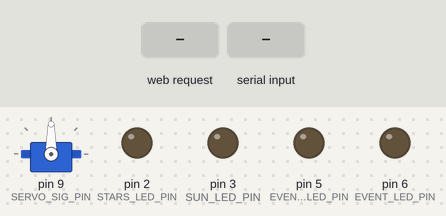
Simulated run of this sketch. Board: Arduino Uno, built with avr-gcc and run on an emulated ATmega328P. Shown: servo, output pins drawn as LEDs (lit = HIGH). The inputs (shaded band) are chosen by the test bench. WiFi joins after 1.5 s; servers stay silent unless stated; EEPROM starts erased; what the sketch prints to the serial monitor is not drawn.

Above: at 1.2 s.
1.3 s: HTTP request GET /D received
At 2.3 s:
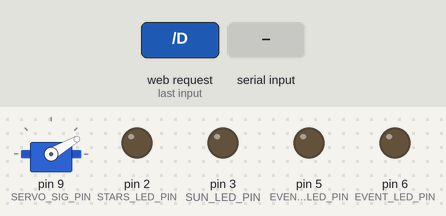
2.9 s: HTTP request GET /R received
At 3.5 s:
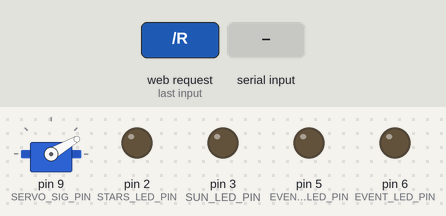
4.5 s: HTTP request GET /I received
At 5.7 s:
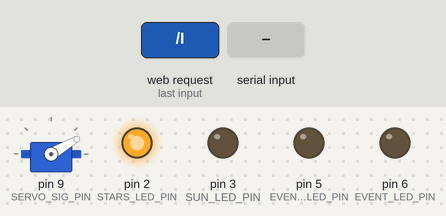
6.0 s: "+\n" received over Serial
At 6.3 s:
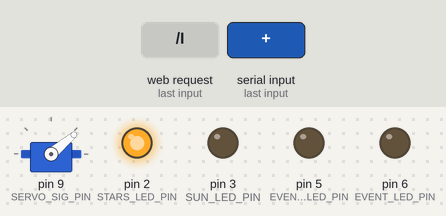
7.5 s: byte 45 ('-') received over Serial
At 8.6 s:
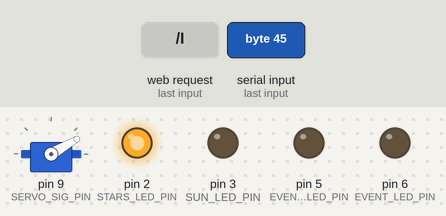
9.0 s: HTTP request GET /D received
At 10.6 s:
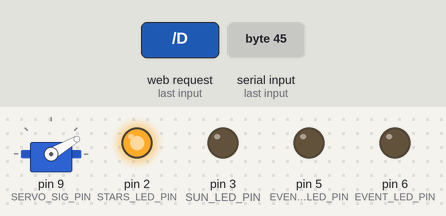
Timing chart, 0 to 11.6 s (numbered marks = the images above; inputs shaded):
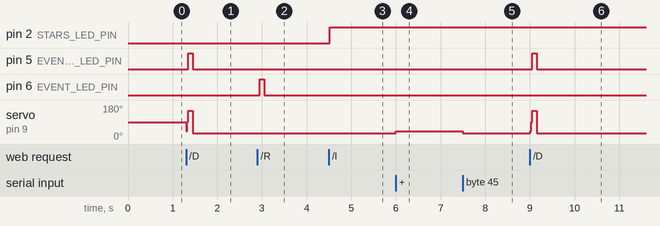

The sketch:

SunTestingBox.ino
```cpp
/*
 * DayNightSimulator - coded by A. Novati on 28/02/2024 - property of N3 S.r.l.
 *
 *
 *
 *
 *
 */
#include <EEPROM.h>
#include <Servo.h>

#include <Ethernet.h>
#include <SPI.h>

#define SERVO true
#define DEBUG_SERVO true
#define DEBUG_HTTP_REQUESTS false

#define SERVO_SIG_PIN 9
#define SUN_LED_PIN 3
#define EVENT_DET_LED_PIN 5 //Detection event pin
#define STARS_LED_PIN 2 // Define a pin for the non-dimmed LED, representing stars
#define EVENT_LED_PIN 6 // New LED for events

// Define sunrise and sunset times in seconds since midnight
#define DAY_SUNRISE_START     21600UL    // 6:00 AM
#define DAY_SUNRISE_STOP      25200UL    // 7:00 AM
#define DAY_SUNSET_START      64800UL    // 6:00 PM
#define DAY_SUNSET_STOP       68400UL    // 7:00 PM
#define END_OF_DAY            86400UL    // Define the end of the day in seconds

#define SERVO_START_POSITION  30          // default servo start position
#define SERVO_END_POSITION    150         // default servo end position

// Event handling
#define DEFAULT_EVENT_FALLOUT 100UL      // default event fallout

#define MAX_EVENT_BRIGHTNESS  50UL       // default event brightness
#define EVENT_DURATION        1000UL     // default event duration
#define EVENT_SPEED                 1.0f       // default speed

unsigned long currentMillis       = 0;
unsigned long event_duration      = 0;     // event default duration
unsigned long eventStartTime      = 0;     // Event timestamp
unsigned long eventDetStartTime   = 0;     // Detection event timestamp
unsigned long seconds             = 0;     // Current time in seconds
unsigned long previousMillis      = 0;     // Previous timestamp
unsigned long max_brightness      = 0;     //Maximum events brightness
float speed                       = 0.0f;  // Time progression speed

int brightness                    = 0;     // LED brightness level
bool eventTriggered               = false; // event mux
bool eventDetTriggered            = false; // detection event mux

// EEPROM addresses
const int addrSeconds = 0;                // Address for 'seconds'
const int addrSpeed = 4;                  // Address for 'speed', 4 bytes after 'seconds'
const int addrEventDuration = 8;          // Address for event_duration, assuming 'speed' takes 4 bytes at address 4
const int addrBrightness = 12;            // Address for addrBrightness

// Ethernet settings
byte mac[] = { 0xA8, 0x61, 0x0A, 0xAE, 0xDE, 0x80 };  // MAC address for your Ethernet shield

IPAddress ip(192, 168, 26, 77);                       // IP address for the Ethernet shield
IPAddress dns(192, 168, 27, 254);
IPAddress gateway(192, 168, 27, 254);
IPAddress subnet(255, 255, 254, 0);

EthernetServer server(80);                            // Initialize the Ethernet server library with the port to listen on
EthernetClient client;

#if SERVO
Servo event_servo;                                   // Create a servo object

#endif

void triggerEvent()
{
  if (!eventTriggered)
  {
    eventTriggered = true;
    eventStartTime = millis();
    Serial.println("Trigger event");
  }
}

void triggerDetEvent()
{
  if (!eventDetTriggered)
  {
    eventDetTriggered = true;
    eventDetStartTime = millis();
    Serial.println("Trigger detection event");
  }else
      Serial.println("Event discarded, another event is running.");

}

void handleEventLED()
{
  if (eventTriggered) {
    unsigned long  currentMillis = millis();
    unsigned long elapsedTime = currentMillis - eventStartTime;

    if (elapsedTime <= event_duration) {
      // Dim up the LED over the event_duration
      int event_brightness = map(elapsedTime, 0, event_duration, 0, max_brightness);
      analogWrite(EVENT_LED_PIN, event_brightness);
    } else if (elapsedTime <= event_duration + DEFAULT_EVENT_FALLOUT) {
      // Keep the LED on full brightness for the fallout duration
      analogWrite(EVENT_LED_PIN, max_brightness);
    } else {
      // Turn off the LED and reset eventTriggered flag
      analogWrite(EVENT_LED_PIN, 0);
      eventTriggered = false;
      Serial.println("Event end");
    }
  }
}

void handleDetEventLED()
{
  static int last_servo_pos = -1;

  if (eventDetTriggered)
  {
    unsigned long currentMillis = millis();
    unsigned long elapsedTime = currentMillis - eventDetStartTime;
    unsigned long full_duration = event_duration + DEFAULT_EVENT_FALLOUT;

    if (elapsedTime <= event_duration) {

      int event_brightness = map(elapsedTime, 0, event_duration, 0, max_brightness);
      analogWrite(EVENT_DET_LED_PIN, event_brightness);

      #if SERVO
      int servo_position = map(elapsedTime, 0, event_duration, SERVO_START_POSITION, SERVO_END_POSITION);

      if (servo_position != last_servo_pos){
        event_servo.write(servo_position);
        last_servo_pos = servo_position;
        if (DEBUG_SERVO)
          Serial.println(servo_position);
      }
      #endif


    } else if (elapsedTime <= full_duration) {
      // Keep the LED on full brightness for the fallout duration
       analogWrite(EVENT_DET_LED_PIN, max_brightness);

      #if SERVO
      //go to END position
      if (last_servo_pos != SERVO_END_POSITION){
        event_servo.write(SERVO_END_POSITION);
        last_servo_pos = SERVO_END_POSITION;
        if (DEBUG_SERVO)
          Serial.println(SERVO_END_POSITION);
      }
      #endif

    } else {
      // Turn off the LED and reset eventTriggered flag
      analogWrite(EVENT_DET_LED_PIN, 0);


      #if SERVO
       //go to START position

      if (last_servo_pos != SERVO_START_POSITION){
        event_servo.write(SERVO_START_POSITION);
        last_servo_pos = SERVO_START_POSITION;

        if (DEBUG_SERVO)
          Serial.println(SERVO_START_POSITION);
      }

      eventDetTriggered = false;

      #endif

      Serial.println("Detection event end");
    }
  }
}

void setup()
{
  Serial.begin(115200);
  while (!Serial);  // Aspetta che la seriale sia pronta

  pinMode(SUN_LED_PIN, OUTPUT);// Initialize the stars LED pin as an output
  pinMode(EVENT_DET_LED_PIN, OUTPUT); // Initialize the stars LED pin as an output
  pinMode(STARS_LED_PIN, OUTPUT); // Initialize the stars LED pin as an output
  pinMode(EVENT_LED_PIN, OUTPUT); // Initialize the stars LED pin as an output


  // Read 'seconds' and 'speed' from EEPROM
  EEPROM.get(addrSeconds, seconds);
  EEPROM.get(addrSpeed, speed);
  EEPROM.get(addrEventDuration, event_duration);
  EEPROM.get(addrBrightness, max_brightness);

  //at first run from eeprom comes 0.

  if ( speed == 0UL || speed > 100000UL)
      setSpeed(EVENT_SPEED);

  if ( event_duration == 0UL || event_duration>25000UL )
      setEventDuration(EVENT_DURATION);

  if ( max_brightness == 0UL || max_brightness>255 )
      setEventDuration(MAX_EVENT_BRIGHTNESS);

  // Start the Ethernet connection and the server
  Ethernet.begin(mac, ip, dns, gateway, subnet);
  server.begin();

  Serial.print("Server is at ");
  Serial.println(Ethernet.localIP());

  #if SERVO
  event_servo.attach(SERVO_SIG_PIN);
  #endif
}

void handleWebRequests ()
{
  // Listen for incoming clients
  client = server.available();
  if (client) {
    if (DEBUG_HTTP_REQUESTS)
      Serial.println("Client not null");
    String currentLine = "";
    while (client.connected()) {

      if (client.available()) {

        char c = client.read();
        if (DEBUG_HTTP_REQUESTS)
          Serial.write(c); // Print it to the Serial monitor
        if (c == '\n') { // New line character
          if (currentLine.length() == 0) {
            // HTTP request has ended, so send a response:
            client.println("HTTP/1.1 200 OK");
            client.println("Content-Type: text/plain");
            client.println(); // Required blank line before response body
            printStatusToClient();

            client.println("OK");
            break; // Exit the while loop
          } else {
            // Process the current line
            if (currentLine.startsWith("GET /R"))
                triggerEvent();
            else if (currentLine.startsWith("GET /D"))
                triggerDetEvent();
            else if (currentLine.startsWith("GET /S")) {
              int startPos = currentLine.indexOf("/S") + 2; // Find the start position of the speed value
              int endPos = currentLine.indexOf(" ", startPos); // Find the end of the speed value
              String speedStr = currentLine.substring(startPos, endPos); // Extract the speed value as a string
              float newSpeed = speedStr.toFloat(); // Convert the string to a float

              setSpeed(newSpeed);
            }
            else if (currentLine.startsWith("GET /E")) {

              int startPos = currentLine.indexOf("/E") + 2; // Find the start position of the event_duration value
              int endPos = currentLine.indexOf(" ", startPos); // Find the end of the event_duration value
              String durationStr = currentLine.substring(startPos, endPos); // Extract the event_duration value as a string
              unsigned long newEventDuration = durationStr.toInt(); // Convert the string to an unsigned long

              setEventDuration(newEventDuration);
            }
            else if (currentLine.startsWith("GET /I")) {
                int startPos = currentLine.indexOf("/I") + 2; // Find the start position of the seconds value
                int endPos = currentLine.indexOf(" ", startPos); // Find the end of the seconds value
                String secondsStr = currentLine.substring(startPos, endPos); // Extract the seconds value as a string
                unsigned long newSeconds = secondsStr.toInt(); // Convert the string to an unsigned long

                setTime(newSeconds);
            }else if (currentLine.startsWith("GET /B")) {
                int startPos = currentLine.indexOf("/B") + 2; // Find the start position of the seconds value
                int endPos = currentLine.indexOf(" ", startPos); // Find the end of the seconds value
                String secondsStr = currentLine.substring(startPos, endPos); // Extract the seconds value as a string
                unsigned long newValue = secondsStr.toInt(); // Convert the string to an unsigned long

                setMaxBrightness(newValue);
            }
            currentLine = ""; // Clear current line
          }
        } else if (c != '\r') {
          // Add character to current line
          currentLine += c;
        }
      }
    }
    // Close the connection:
    client.stop();
  }
}

void printStatusToClient()
{
  client.print("Time: ");
  client.println(seconds);
  client.print("Speed: ");
  client.println(speed);
  client.print("Event duration: ");
  client.println(event_duration);
  client.print("Event max brightness: ");
  client.println(max_brightness);

  if (eventTriggered)
    client.println("Event in progress");

  if (eventDetTriggered)
    client.println("Detection event in progress");

  if (Ethernet.linkStatus() == Unknown) {
    client.println("ETH Link status unknown. Link status detection is only available with W5200 and W5500.");
  }
  else if (Ethernet.linkStatus() == LinkON) {
    client.println("ETH Link status: On");
  }
  else if (Ethernet.linkStatus() == LinkOFF)
  {
    client.println("ETH Link status: Off");
  }
}

void printStatus()
{
  Serial.print("Time: ");
  Serial.println(seconds);
  Serial.print("Speed: ");
  Serial.println(speed);
  Serial.print("Event duration: ");
  Serial.println(event_duration);
  Serial.print("Event max brightness: ");
  Serial.println(max_brightness);

  if (eventTriggered)
    Serial.println("Event in progress");

  if (eventDetTriggered)
    Serial.println("Detection event in progress");

  if (Ethernet.linkStatus() == Unknown) {
    Serial.println("ETH Link status unknown. Link status detection is only available with W5200 and W5500.");
  }
  else if (Ethernet.linkStatus() == LinkON) {
    Serial.println("ETH Link status: On");
  }
  else if (Ethernet.linkStatus() == LinkOFF)
  {
    Serial.println("ETH Link status: Off");
  }
}
void setEventDuration (unsigned long newEventDuration){
  if (newEventDuration != event_duration) {
          event_duration = newEventDuration;
          EEPROM.put(addrEventDuration, event_duration); // Save new event_duration to EEPROM
          Serial.print("Event duration is set to:");
          Serial.println(event_duration);
        }else
          Serial.println("Event duration not changed");

}
void setSpeed(unsigned long newSpeed){
if (newSpeed != speed) { // Check if the speed has changed
          speed = newSpeed;
          EEPROM.put(addrSpeed, speed); // Save new speed to EEPROM
          Serial.print("New speed is set to:");
          Serial.println(speed);
        }else
          Serial.println("Speed not changed");

}

void setTime(unsigned long newSeconds){

if (newSeconds != seconds) { // Check if the seconds have changed
          seconds = newSeconds;
          EEPROM.put(addrSeconds, seconds); // Save new seconds to EEPROM
          Serial.print("Time is set to:");
          Serial.println(seconds);
        }else
          Serial.println("Time not changed");
}

void setMaxBrightness(unsigned long newBrightness)
{
  if (newBrightness != max_brightness)
  { // Check if the seconds have changed
    max_brightness = newBrightness;
    if (max_brightness>255)
      max_brightness = 255;

    if (max_brightness<0)
      max_brightness=0;

    EEPROM.put(addrBrightness, max_brightness); // Save new seconds to EEPROM
    Serial.print("Brightness is set to:");
    Serial.println(max_brightness);
  }else
    Serial.println("Brightness not changed");
}

void countSeconds()
{

  // Check if a second has passed, considering the speed factor
  if ( currentMillis - previousMillis >= (1000000.0f / speed )) {
    previousMillis = currentMillis;
    seconds++; // Increment the seconds counter based on the speed

    // Reset seconds to 0 after reaching the end of the day (END_OF_DAY seconds)
    if (seconds >= END_OF_DAY) {
      seconds = 0;
    }
  }
}

void handleSkyLeds()
{

  // LED dimming and control logic
  // Sunrise dimming logic
  if (seconds >= DAY_SUNRISE_START && seconds <= DAY_SUNRISE_STOP) {
    float progress = (float)(seconds - DAY_SUNRISE_START) / (DAY_SUNRISE_STOP - DAY_SUNRISE_START);
    brightness = (int)(progress * 255); // Scale progress to PWM range (0-255)
  }
  // Daytime logic
  else if (seconds > DAY_SUNRISE_STOP && seconds < DAY_SUNSET_START) {
    brightness = 255; // Full brightness
  }
  // Sunset dimming logic
  else if (seconds >= DAY_SUNSET_START && seconds <= DAY_SUNSET_STOP) {
    float progress = (float)(seconds - DAY_SUNSET_START) / (DAY_SUNSET_STOP - DAY_SUNSET_START);
    brightness = 255 - (int)(progress * 255); // Scale progress to PWM range (0-255)
  }
  // Nighttime logic
  else {
    brightness = 0; // LED off
  }

  // Additional LED control logic for the stars LED
  if ((seconds >= 0 && seconds <= DAY_SUNRISE_STOP) || (seconds >= DAY_SUNSET_START && seconds < END_OF_DAY)) {
    digitalWrite(STARS_LED_PIN, HIGH); // Turn the stars LED ON
  } else {
    digitalWrite(STARS_LED_PIN, LOW); // Turn the stars LED OFF
  }

  analogWrite(SUN_LED_PIN, brightness);
}

void handleSerialCommand()
{
   // Check for new speed value from Serial
  if (Serial.available() > 0)
  {
      String input = Serial.readStringUntil('\n');
      if (input.startsWith("R"))
      {
        triggerEvent();
      }
      else if (input.startsWith("D"))
      {
        triggerDetEvent();
      }
      else if (input.startsWith("E"))
      {
        int newEventDuration = input.substring(1).toInt();
        setEventDuration(newEventDuration);
      }
      else if (input.startsWith("S"))
      {
        float newSpeed = input.substring(1).toFloat();
        setSpeed(newSpeed);
      } else if (input.startsWith("I"))
      {
        unsigned long newSeconds = input.substring(1).toInt();
        setTime(newSeconds);
      }
      else if (input.startsWith("H"))
      {
        printStatus();
      }
      else if (input.startsWith("B"))
      {
        unsigned long newBrightness = input.substring(1).toInt();
        setMaxBrightness(newBrightness);
      }
      else
      {
         Serial.println("Command not recognized");
      }
  }
}

#if SERVO
const int STEP = 10;
int currentPosition = SERVO_START_POSITION;  // Partiamo da posizione centrale

void handleServo(){
  if (Serial.available() > 0) {
    char comando = Serial.read();

    if (comando == '+') {

      currentPosition += STEP;
      if (currentPosition > 180) currentPosition = 180;
      event_servo.write(currentPosition);
      Serial.print("→ Posizione aumentata: ");
      Serial.println(currentPosition);

    }
    else if (comando == '-') {

      currentPosition -= STEP;
      if (currentPosition < 0) currentPosition = 0;
      event_servo.write(currentPosition);
      Serial.print("← Posizione diminuita: ");
      Serial.println(currentPosition);
    }
    else {
      Serial.print("Comando non valido: ");
      Serial.println(comando);
    }
  }
}
 #endif
void loop()
{
  currentMillis = millis();

  countSeconds();

  handleSerialCommand();
  handleWebRequests();


  handleSkyLeds();
  handleEventLED(); // Call the function to handle the event LED logic
  handleDetEventLED(); // Call the function to handle the event LED logic
  handleServo();
}
```

Measured:
- after the input at 1.3 s, pin 5 (EVENT_DET_LED_PIN): LOW → HIGH after 0.05 s, → LOW 0.10 s later; servo on pin 9 (SERVO_SIG_PIN): 90° → 150° at once, → 30° 0.15 s later
- after the input at 2.9 s, pin 6 (EVENT_LED_PIN): LOW → HIGH after 0.05 s, → LOW 0.10 s later
- after the input at 4.5 s, pin 2 (STARS_LED_PIN): LOW → HIGH at once
- after the input at 6.0 s, servo on pin 9 (SERVO_SIG_PIN): 30° → 40° at once
- after the input at 7.5 s, servo on pin 9 (SERVO_SIG_PIN): 40° → 30° at once
- after the input at 9.0 s, pin 5 (EVENT_DET_LED_PIN): LOW → HIGH after 0.05 s, → LOW 0.10 s later; servo on pin 9 (SERVO_SIG_PIN): 30° → 150° at once, → 30° 0.15 s later
